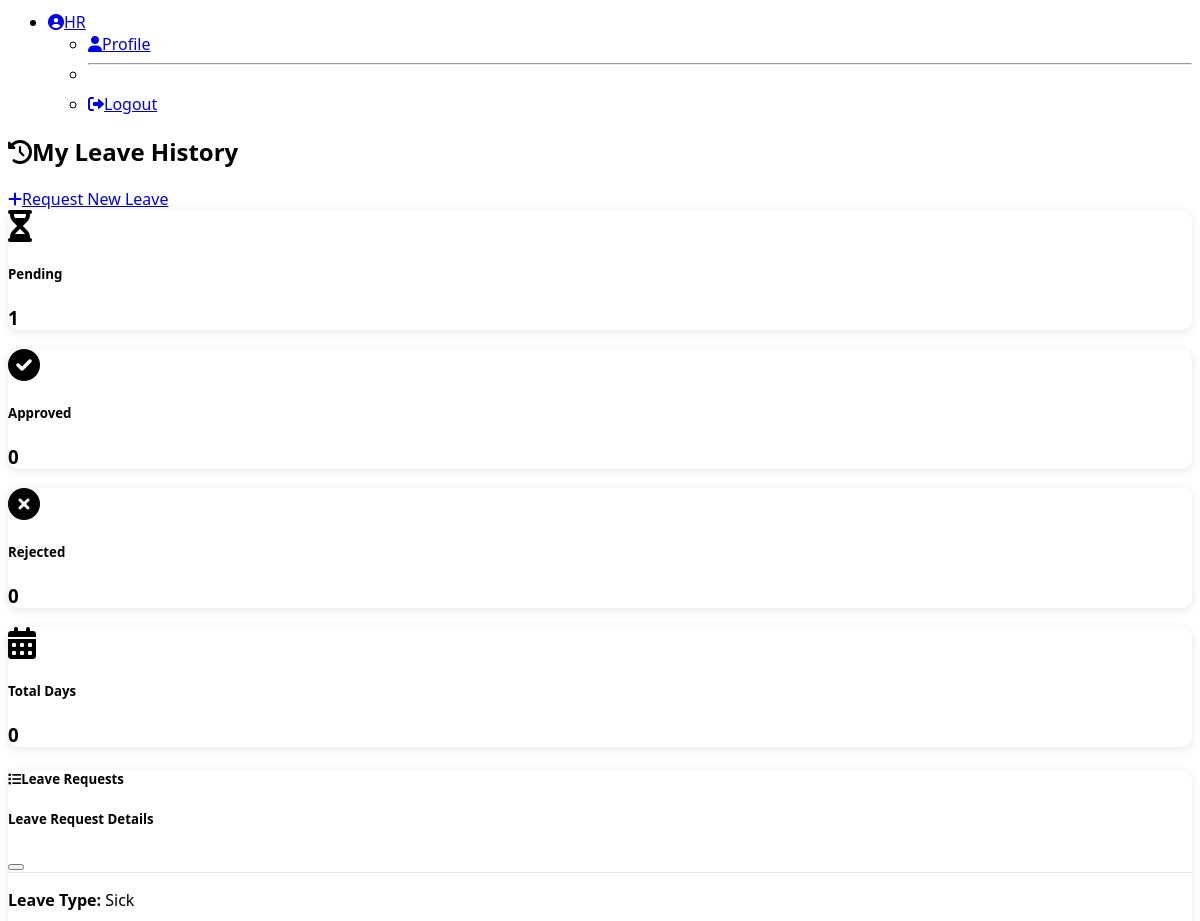
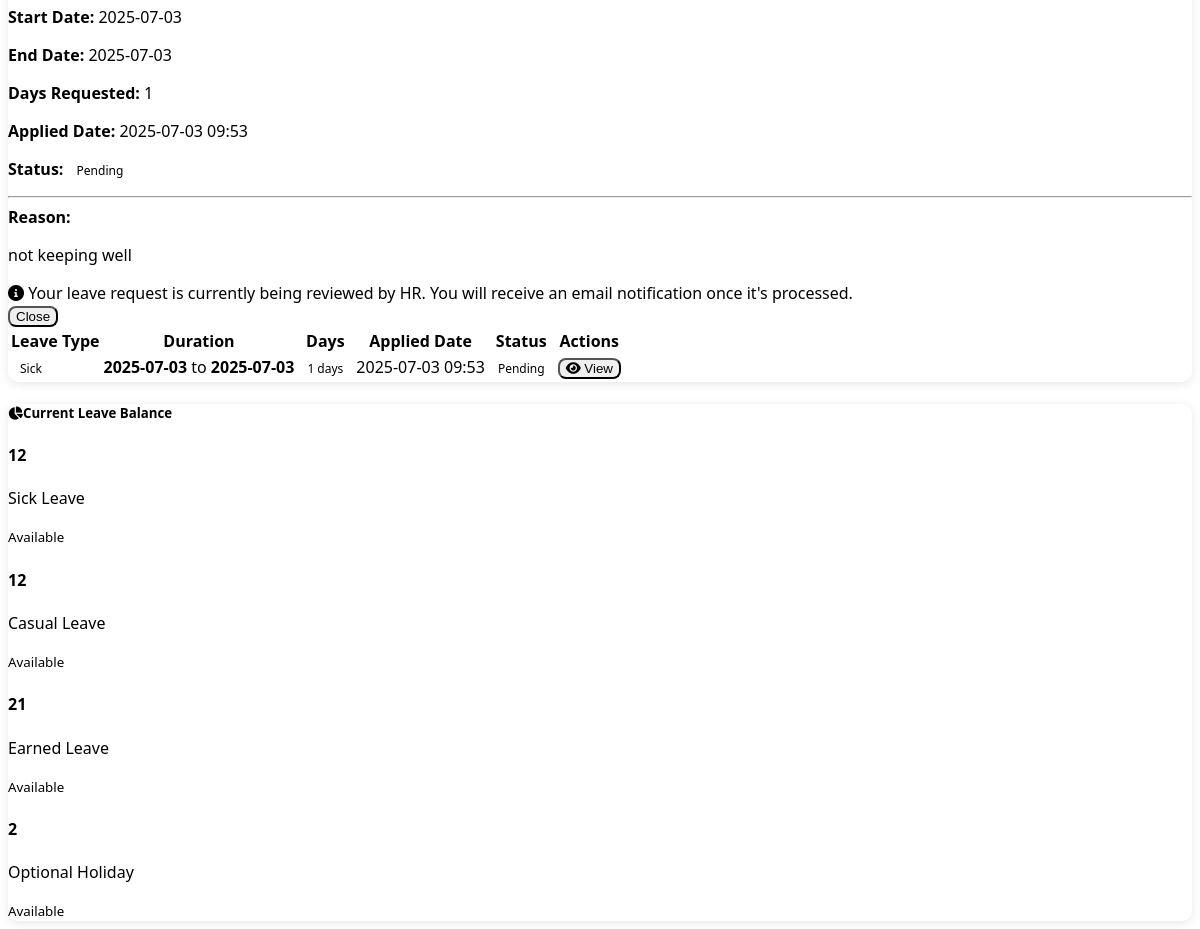
The page /employee/leave/history (signed in, lower part) on the database as committed earlier (2 pictures, top to bottom).
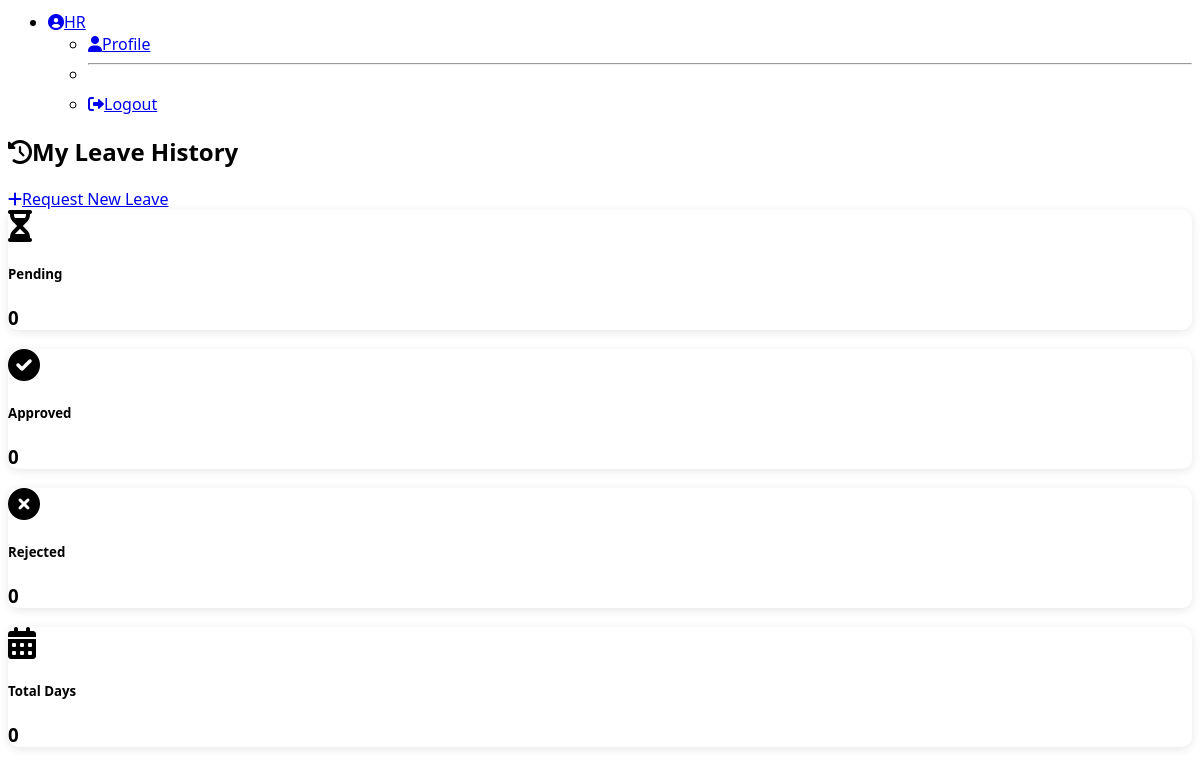
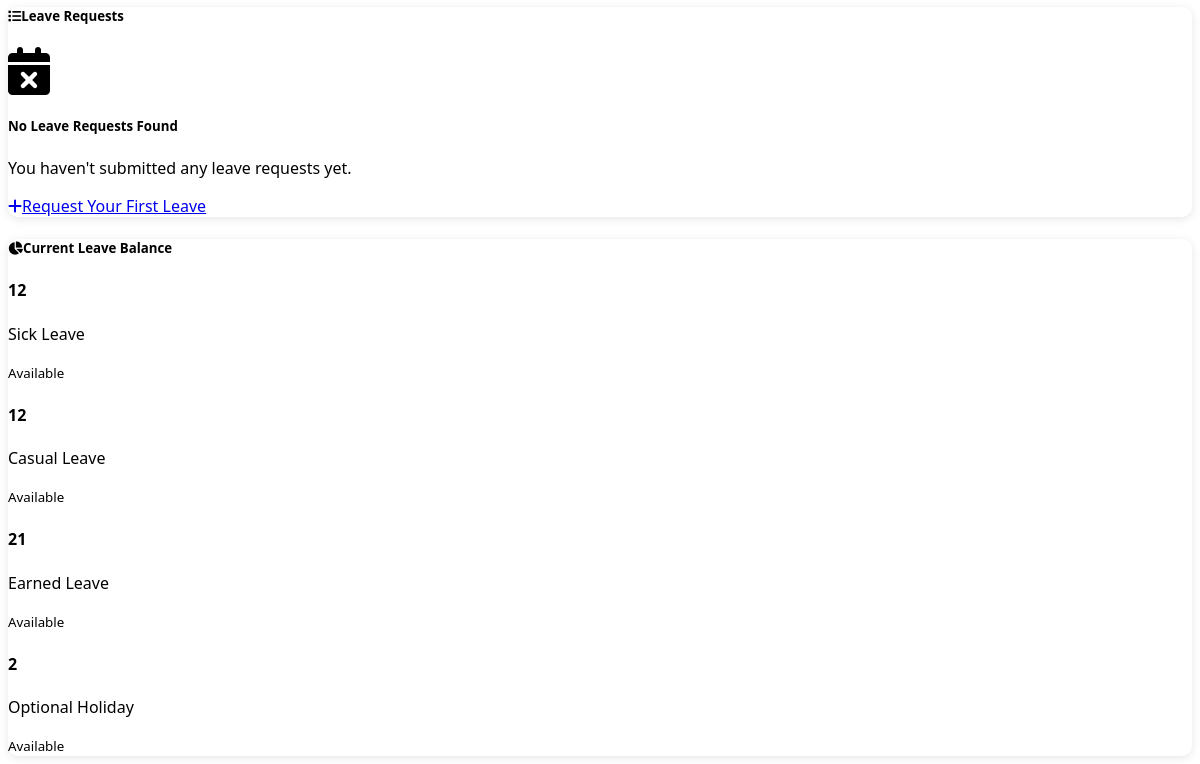
The same page on the database as committed later (2 pictures, top to bottom).
### models.py (models this page shows)
class LeaveRequest(db.Model):
    __tablename__ = 'leave_requests'
    id = db.Column(db.Integer, primary_key=True)
    user_id = db.Column(db.Integer, db.ForeignKey('users.id'), nullable=False)
    leave_type = db.Column(db.String(20), nullable=False)  # sick/casual/earned/optional
    start_date = db.Column(db.Date, nullable=False)
    end_date = db.Column(db.Date, nullable=False)
    days_requested = db.Column(db.Integer, nullable=False)
    reason = db.Column(db.Text, nullable=False)
    status = db.Column(db.String(20), default='pending')  # pending/approved/rejected
    applied_date = db.Column(db.DateTime, default=datetime.utcnow)
    reviewed_date = db.Column(db.DateTime)
    reviewed_by = db.Column(db.Integer, db.ForeignKey('users.id'))
    admin_comments = db.Column(db.Text)

### routes/employee.py (the view)
@employee_bp.route('/leave/history')
@login_required
def leave_history():
    leave_requests = LeaveRequest.query.filter_by(
        user_id=current_user.id
    ).order_by(LeaveRequest.applied_date.desc()).all()
    return render_template('employee/leave_history.html', leave_requests=leave_requests)

### app.py (called while the page is built)
@login_manager.user_loader
def load_user(user_id):
    from models import User
    return User.query.get(int(user_id))

### models.py (called while the page is built)
    @property
    def is_active(self):
        return self.active

    @property
    def can_manage_employees(self):
        return self.role in ['admin', 'hr']

    def get_leave_balance(self, leave_type):
        annual_allocation = {
            'sick': 12,
            'casual': 12,
            'earned': 21,
            'optional': 2
        }
        used_leaves = db.session.query(func.sum(LeaveRequest.days_requested)).filter(
            LeaveRequest.user_id == self.id,
            LeaveRequest.leave_type == leave_type,
            LeaveRequest.status == 'approved',
            func.extract('year', LeaveRequest.start_date) == datetime.now().year
        ).scalar() or 0
        return annual_allocation.get(leave_type, 0) - used_leaves

### templates/employee/leave_history.html (shortened to what the changed rows need)
{% extends "base.html" %}
{% block content %}
<div class="container">
    <div class="d-flex justify-content-between align-items-center mb-4">
        <h2><i class="fas fa-history me-2"></i>My Leave History</h2>
    </div>
    <div class="row mb-4">
        <div class="col-md-3">
            <div class="card bg-warning text-white">
                <div class="card-body">
                    <div class="d-flex align-items-center">
                        <div>
                            <h5 class="card-title mb-0">Pending</h5>
                            <h3 class="mb-0">{{ leave_requests|selectattr('status', 'equalto', 'pending')|list|length }}</h3>
                        </div>
                    </div>
                </div>
            </div>
        </div>
    </div>
    <div class="card">
        <div class="card-body">
            {% if leave_requests %}
                <div class="table-responsive">
                    <table class="table table-hover">
                        <thead>
                            <tr>
                                <th>Leave Type</th>
                                <th>Duration</th>
                                <th>Days</th>
                                <th>Applied Date</th>
                                <th>Status</th>
                                <th>Actions</th>
                            </tr>
                        </thead>
                        <tbody>
                            {% for leave_request in leave_requests %}
                            <tr>
                                <td>
                                    <span class="badge bg-secondary">{{ leave_request.leave_type|title }}</span>
                                </td>
                                <td>
                                    <strong>{{ leave_request.start_date.strftime('%Y-%m-%d') }}</strong> to
                                    <strong>{{ leave_request.end_date.strftime('%Y-%m-%d') }}</strong>
                                </td>
                                <td>
                                    <span class="badge bg-light text-dark">{{ leave_request.days_requested }} days</span>
                                </td>
                                <td>{{ leave_request.applied_date.strftime('%Y-%m-%d %H:%M') }}</td>
                                <td>
                                    <span class="badge bg-{{ 'warning' if leave_request.status == 'pending' else 'success' if leave_request.status == 'approved' else 'danger' }}">
                                        {{ leave_request.status|title }}
                                    </span>
                                </td>
                                <td>
                                    <button class="btn btn-sm btn-outline-info"
                                            data-bs-toggle="modal"
                                            data-bs-target="#leaveModal{{ leave_request.id }}">
                                        <i class="fas fa-eye"></i> View
                                    </button>
                                </td>
                            </tr>
                            <div class="modal fade" id="leaveModal{{ leave_request.id }}" tabindex="-1">
                                <div class="modal-dialog modal-lg">
                                    <div class="modal-content">
                                        <div class="modal-header">
                                            <h5 class="modal-title">Leave Request Details</h5>
                                            <button type="button" class="btn-close" data-bs-dismiss="modal"></button>
                                        </div>
                                        <div class="modal-body">
                                            <div class="row">
                                                <div class="col-md-6">
                                                    <p><strong>Leave Type:</strong> {{ leave_request.leave_type|title }}</p>
                                                    <p><strong>Start Date:</strong> {{ leave_request.start_date.strftime('%Y-%m-%d') }}</p>
                                                    <p><strong>End Date:</strong> {{ leave_request.end_date.strftime('%Y-%m-%d') }}</p>
                                                    <p><strong>Days Requested:</strong> {{ leave_request.days_requested }}</p>
                                                </div>
                                                <div class="col-md-6">
                                                    <p><strong>Applied Date:</strong> {{ leave_request.applied_date.strftime('%Y-%m-%d %H:%M') }}</p>
                                                    <p><strong>Status:</strong>
                                                        <span class="badge bg-{{ 'warning' if leave_request.status == 'pending' else 'success' if leave_request.status == 'approved' else 'danger' }}">
                                                            {{ leave_request.status|title }}
                                                        </span>
                                                    </p>
                                                </div>
                                            </div>
                                            <hr>
                                            <div class="mb-3">
                                                <strong>Reason:</strong>
                                                <p class="mt-2">{{ leave_request.reason }}</p>
                                            </div>
                                            {% if leave_request.status == 'pending' %}
                                            <div class="alert alert-info">
                                                <i class="fas fa-info-circle me-2"></i>
                                                Your leave request is currently being reviewed by HR. You will receive an email notification once it's processed.
                                            </div>
                                            {% endif %}
                                        </div>
                                        <div class="modal-footer">
                                            <button type="button" class="btn btn-secondary" data-bs-dismiss="modal">Close</button>
                                        </div>
                                    </div>
                                </div>
                            </div>
                            {% endfor %}
                        </tbody>
                    </table>
                </div>
            {% else %}
                <div class="text-center py-5">
                    <i class="fas fa-calendar-times fa-3x text-muted mb-3"></i>
                    <h5>No Leave Requests Found</h5>
                    <p class="text-muted">You haven't submitted any leave requests yet.</p>
                    <a href="{{ url_for('employee.leave_request') }}" class="btn btn-primary">
                        <i class="fas fa-plus me-2"></i>Request Your First Leave
                    </a>
                </div>
            {% endif %}
        </div>
    </div>
</div>
{% endblock %}

Rows that differ between the two databases and show on the page:
removed LeaveRequest: leave_type "Sick", start_date "2025-07-03", end_date "2025-07-03", days_requested "1", applied_date "2025-07-03 09:53", status "Pending", reason "not keeping well", shows "Your leave request is currently being reviewed by HR. You will receive an email notification once it's processed."
Other text that changed with them:
{{ leave_requests|selectattr('status', 'equalto', 'pending')|list|length }}: "1" → "0"
text no longer shown: "Leave Type Duration Days Applied Date Status Actions"
text now shown: "No Leave Requests Found You haven't submitted any leave requests yet. Request Your First Leave"
